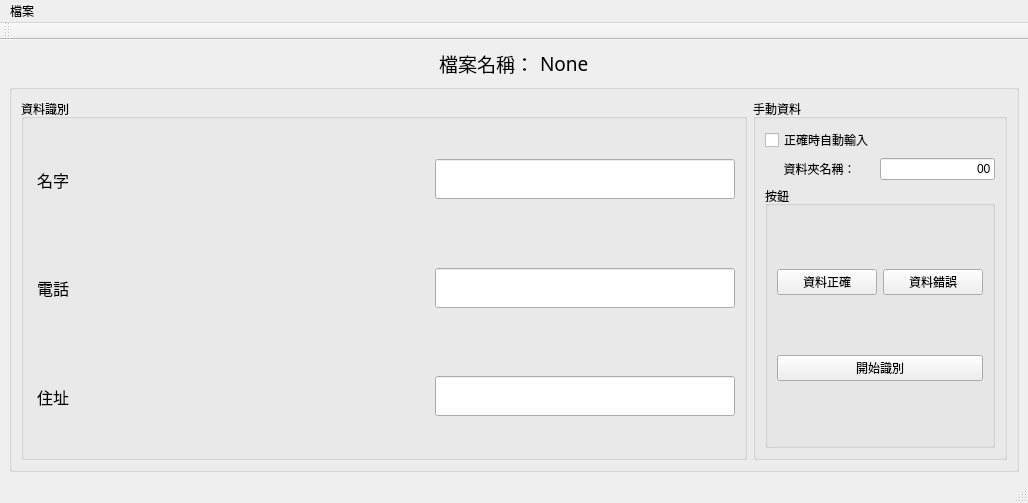
<?xml version="1.0" encoding="UTF-8"?>
<ui version="4.0">
 <class>MainWindow</class>
 <widget class="QMainWindow" name="MainWindow">
  <property name="geometry">
   <rect>
    <x>0</x>
    <y>0</y>
    <width>1028</width>
    <height>503</height>
   </rect>
  </property>
  <property name="windowTitle">
   <string>測試工具</string>
  </property>
  <widget class="QWidget" name="centralwidget">
   <layout class="QVBoxLayout" name="verticalLayout">
    <item>
     <layout class="QHBoxLayout" name="horizontalLayout_2">
      <item>
       <spacer name="horizontalSpacer">
        <property name="orientation">
         <enum>Qt::Horizontal</enum>
        </property>
        <property name="sizeHint" stdset="0">
         <size>
          <width>40</width>
          <height>20</height>
         </size>
        </property>
       </spacer>
      </item>
      <item>
       <widget class="QLabel" name="label_2">
        <property name="font">
         <font>
          <family>標楷體</family>
          <pointsize>14</pointsize>
         </font>
        </property>
        <property name="text">
         <string>檔案名稱：</string>
        </property>
       </widget>
      </item>
      <item>
       <widget class="QLabel" name="label_text_filename">
        <property name="font">
         <font>
          <family>標楷體</family>
          <pointsize>14</pointsize>
         </font>
        </property>
        <property name="text">
         <string>None</string>
        </property>
       </widget>
      </item>
      <item>
       <spacer name="horizontalSpacer_2">
        <property name="orientation">
         <enum>Qt::Horizontal</enum>
        </property>
        <property name="sizeHint" stdset="0">
         <size>
          <width>40</width>
          <height>20</height>
         </size>
        </property>
       </spacer>
      </item>
     </layout>
    </item>
    <item>
     <layout class="QHBoxLayout" name="horizontalLayout">
      <item>
       <widget class="QGroupBox" name="groupBox_4">
        <property name="title">
         <string/>
        </property>
        <layout class="QGridLayout" name="gridLayout_5">
         <item row="0" column="0">
          <widget class="QGroupBox" name="groupBox">
           <property name="title">
            <string>資料識別</string>
           </property>
           <layout class="QGridLayout" name="gridLayout_6">
            <item row="0" column="0">
             <layout class="QGridLayout" name="gridLayout">
              <item row="0" column="0">
               <widget class="QLabel" name="text_name">
                <property name="minimumSize">
                 <size>
                  <width>40</width>
                  <height>0</height>
                 </size>
                </property>
                <property name="font">
                 <font>
                  <pointsize>12</pointsize>
                 </font>
                </property>
                <property name="layoutDirection">
                 <enum>Qt::LeftToRight</enum>
                </property>
                <property name="text">
                 <string>名字</string>
                </property>
                <property name="alignment">
                 <set>Qt::AlignCenter</set>
                </property>
               </widget>
              </item>
              <item row="1" column="0">
               <widget class="QLabel" name="text_phone">
                <property name="font">
                 <font>
                  <pointsize>12</pointsize>
                 </font>
                </property>
                <property name="text">
                 <string>電話</string>
                </property>
                <property name="alignment">
                 <set>Qt::AlignCenter</set>
                </property>
               </widget>
              </item>
              <item row="0" column="1">
               <widget class="QLabel" name="label_image_name">
                <property name="sizePolicy">
                 <sizepolicy hsizetype="Expanding" vsizetype="Expanding">
                  <horstretch>0</horstretch>
                  <verstretch>0</verstretch>
                 </sizepolicy>
                </property>
                <property name="minimumSize">
                 <size>
                  <width>350</width>
                  <height>60</height>
                 </size>
                </property>
                <property name="text">
                 <string/>
                </property>
               </widget>
              </item>
              <item row="2" column="1">
               <widget class="QLabel" name="label_image_home">
                <property name="sizePolicy">
                 <sizepolicy hsizetype="Expanding" vsizetype="Expanding">
                  <horstretch>0</horstretch>
                  <verstretch>0</verstretch>
                 </sizepolicy>
                </property>
                <property name="minimumSize">
                 <size>
                  <width>200</width>
                  <height>60</height>
                 </size>
                </property>
                <property name="sizeIncrement">
                 <size>
                  <width>0</width>
                  <height>0</height>
                 </size>
                </property>
                <property name="text">
                 <string/>
                </property>
               </widget>
              </item>
              <item row="1" column="2">
               <widget class="QLineEdit" name="lineEdit_text_phone">
                <property name="minimumSize">
                 <size>
                  <width>0</width>
                  <height>40</height>
                 </size>
                </property>
                <property name="font">
                 <font>
                  <family>標楷體</family>
                  <pointsize>12</pointsize>
                 </font>
                </property>
               </widget>
              </item>
              <item row="2" column="2">
               <widget class="QLineEdit" name="lineEdit_text_home">
                <property name="minimumSize">
                 <size>
                  <width>0</width>
                  <height>40</height>
                 </size>
                </property>
                <property name="font">
                 <font>
                  <family>標楷體</family>
                  <pointsize>12</pointsize>
                 </font>
                </property>
               </widget>
              </item>
              <item row="1" column="1">
               <widget class="QLabel" name="label_image_phone">
                <property name="sizePolicy">
                 <sizepolicy hsizetype="Expanding" vsizetype="Expanding">
                  <horstretch>0</horstretch>
                  <verstretch>0</verstretch>
                 </sizepolicy>
                </property>
                <property name="minimumSize">
                 <size>
                  <width>200</width>
                  <height>60</height>
                 </size>
                </property>
                <property name="text">
                 <string/>
                </property>
               </widget>
              </item>
              <item row="2" column="0">
               <widget class="QLabel" name="text_home">
                <property name="font">
                 <font>
                  <pointsize>12</pointsize>
                 </font>
                </property>
                <property name="text">
                 <string>住址</string>
                </property>
                <property name="alignment">
                 <set>Qt::AlignCenter</set>
                </property>
               </widget>
              </item>
              <item row="0" column="2">
               <widget class="QLineEdit" name="lineEdit_text_name">
                <property name="sizePolicy">
                 <sizepolicy hsizetype="Expanding" vsizetype="Fixed">
                  <horstretch>0</horstretch>
                  <verstretch>0</verstretch>
                 </sizepolicy>
                </property>
                <property name="minimumSize">
                 <size>
                  <width>300</width>
                  <height>40</height>
                 </size>
                </property>
                <property name="font">
                 <font>
                  <family>標楷體</family>
                  <pointsize>12</pointsize>
                 </font>
                </property>
               </widget>
              </item>
             </layout>
            </item>
           </layout>
          </widget>
         </item>
         <item row="0" column="1">
          <widget class="QGroupBox" name="groupBox_3">
           <property name="title">
            <string>手動資料</string>
           </property>
           <layout class="QGridLayout" name="gridLayout_3">
            <item row="0" column="0">
             <layout class="QGridLayout" name="gridLayout_7">
              <item row="1" column="0">
               <widget class="QLabel" name="label">
                <property name="font">
                 <font>
                  <family>標楷體</family>
                 </font>
                </property>
                <property name="text">
                 <string>資料夾名稱：</string>
                </property>
                <property name="alignment">
                 <set>Qt::AlignCenter</set>
                </property>
               </widget>
              </item>
              <item row="1" column="1">
               <widget class="QLineEdit" name="lineEdit_foldername">
                <property name="text">
                 <string>00</string>
                </property>
                <property name="alignment">
                 <set>Qt::AlignRight|Qt::AlignTrailing|Qt::AlignVCenter</set>
                </property>
               </widget>
              </item>
              <item row="0" column="0">
               <widget class="QCheckBox" name="checkBox_auto_write2excel">
                <property name="text">
                 <string>正確時自動輸入</string>
                </property>
               </widget>
              </item>
             </layout>
            </item>
            <item row="2" column="0">
             <widget class="QGroupBox" name="groupBox_2">
              <property name="title">
               <string>按鈕</string>
              </property>
              <layout class="QGridLayout" name="gridLayout_4">
               <item row="0" column="0">
                <layout class="QGridLayout" name="gridLayout_2">
                 <item row="0" column="0">
                  <widget class="QPushButton" name="pushButton_yes">
                   <property name="text">
                    <string>資料正確</string>
                   </property>
                  </widget>
                 </item>
                 <item row="0" column="1">
                  <widget class="QPushButton" name="pushButton_no">
                   <property name="text">
                    <string>資料錯誤</string>
                   </property>
                  </widget>
                 </item>
                </layout>
               </item>
               <item row="1" column="0">
                <widget class="QPushButton" name="pushButton_start">
                 <property name="text">
                  <string>開始識別</string>
                 </property>
                </widget>
               </item>
              </layout>
             </widget>
            </item>
           </layout>
          </widget>
         </item>
        </layout>
       </widget>
      </item>
     </layout>
    </item>
   </layout>
  </widget>
  <widget class="QMenuBar" name="menubar">
   <property name="geometry">
    <rect>
     <x>0</x>
     <y>0</y>
     <width>1028</width>
     <height>25</height>
    </rect>
   </property>
   <widget class="QMenu" name="menu">
    <property name="title">
     <string>檔案</string>
    </property>
    <addaction name="actionOpenFile"/>
   </widget>
   <addaction name="menu"/>
  </widget>
  <widget class="QStatusBar" name="statusbar"/>
  <widget class="QToolBar" name="toolBar">
   <property name="windowTitle">
    <string>toolBar</string>
   </property>
   <attribute name="toolBarArea">
    <enum>TopToolBarArea</enum>
   </attribute>
   <attribute name="toolBarBreak">
    <bool>false</bool>
   </attribute>
  </widget>
  <action name="actionOpenFile">
   <property name="text">
    <string>開啟檔案</string>
   </property>
  </action>
 </widget>
 <resources/>
 <connections/>
</ui>
